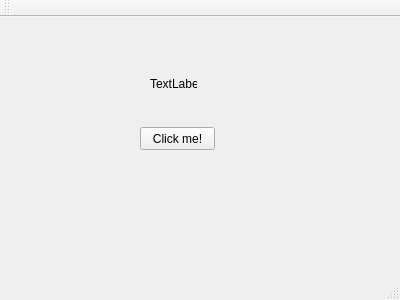
<?xml version="1.0" encoding="UTF-8"?>
<ui version="4.0">
 <class>MainWindow</class>
 <widget class="QMainWindow" name="MainWindow">
  <property name="geometry">
   <rect>
    <x>0</x>
    <y>0</y>
    <width>400</width>
    <height>300</height>
   </rect>
  </property>
  <property name="windowTitle">
   <string>MainWindow</string>
  </property>
  <widget class="QWidget" name="centralWidget">
   <widget class="QLabel" name="myLabel">
    <property name="geometry">
     <rect>
      <x>150</x>
      <y>60</y>
      <width>47</width>
      <height>13</height>
     </rect>
    </property>
    <property name="text">
     <string>TextLabel</string>
    </property>
   </widget>
   <widget class="QPushButton" name="myButton">
    <property name="geometry">
     <rect>
      <x>140</x>
      <y>110</y>
      <width>75</width>
      <height>23</height>
     </rect>
    </property>
    <property name="text">
     <string>Click me!</string>
    </property>
   </widget>
  </widget>
  <widget class="QMenuBar" name="menuBar">
   <property name="geometry">
    <rect>
     <x>0</x>
     <y>0</y>
     <width>400</width>
     <height>18</height>
    </rect>
   </property>
  </widget>
  <widget class="QToolBar" name="mainToolBar">
   <attribute name="toolBarArea">
    <enum>TopToolBarArea</enum>
   </attribute>
   <attribute name="toolBarBreak">
    <bool>false</bool>
   </attribute>
  </widget>
  <widget class="QStatusBar" name="statusBar"/>
 </widget>
 <layoutdefault spacing="6" margin="11"/>
 <resources/>
 <connections/>
</ui>
